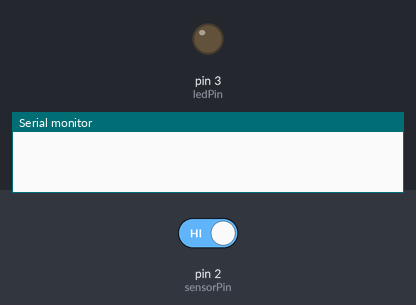
Recording of a sketch running on a simulated Arduino Uno, built with avr-gcc and run on an emulated ATmega328P. Parts: output pins drawn as LEDs (lit = HIGH), the last lines printed to the serial monitor. Dashed ring = blinking. The test bench sets the inputs (shaded band); at power-on: pin 2 (sensorPin) HIGH. The local clock reads 2024-03-15 10:24:30 at power-on unless the sketch sets it.

Above: at 1.4 s.
1.5 s: pin 2 (sensorPin) driven LOW
At 1.66 s:
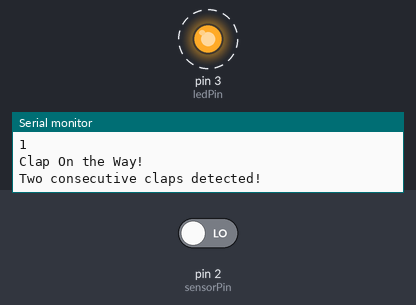
4.5 s: pin 2 (sensorPin) driven HIGH
At 4.5 s:
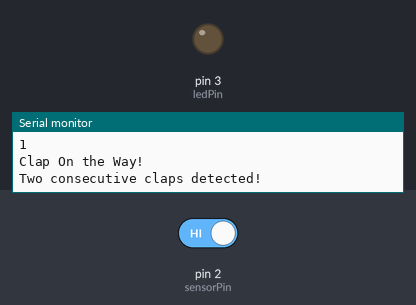
Timing chart, 0 to 7.5 s (numbered marks = the images above; inputs shaded):
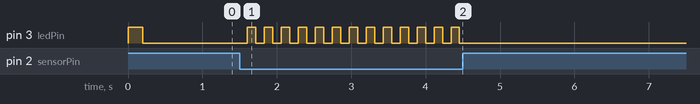

Measured:
- after the input at 1.5 s, pin 3 (ledPin): alternates HIGH for 0.11 s and LOW for 0.11 s, starting after 0.10 s
- after the input at 4.5 s, pin 3 (ledPin): stops changing and stays LOW

The sketch:

light_alarm.ino
```cpp
#include <Wire.h>
#include <RTClib.h>

RTC_DS1307 rtc;

// Pins
#define sensorPin 2
#define ledPin 3

// Snap light Variables
unsigned long lastClapTime = 0; // Time of the last clap detected
bool clapDetected = false; // Flag to indicate a clap has been detected
int ledStatus=0;

// Alarm Variables
bool alarmOn = false;
const int fadeDuration = 15; // Time in minutes for the LED fade-in
const float TWILIGHT_RATIO = 410.0 / 3.4; // sunrise lux / start-of-civil-twilight lux (~120)

// Set the alarm time
const int alarmHour = 6;
const int alarmMinute = 0;
const int alarmSecond = 0;

// Set the time for automatic shutoff
const int sleepHour = 24;
const int sleepMinute = 0;
const int sleepSecond = 0;

void setup() {

  pinMode(ledPin, OUTPUT);
  pinMode(sensorPin, INPUT);

  analogWrite(ledPin, 255);
  delay(200);
  analogWrite(ledPin, 0);

  // SETUP RTC MODULE
  if (! rtc.begin()) {
    Serial.println("Couldn't find RTC");
    Serial.flush();
    while (1);
  }

  // automatically sets the RTC to the date & time on PC this sketch was compiled
  rtc.adjust(DateTime(F(__DATE__), F(__TIME__)));

  Serial.begin(9600);
}

void loop() {
  int sensorValue = digitalRead(sensorPin);
  DateTime now = rtc.now();
  unsigned long currentTime = millis();

  // Serial.print(now.hour(), DEC);
  // Serial.print(":");
  // Serial.print(now.minute(), DEC);
  // Serial.print(":");
  // Serial.println(now.second(), DEC);

  // Check if it's time for the alarm
  if (now.hour() == alarmHour && now.minute() == alarmMinute && now.second() == alarmSecond) {
    alarmOn= true;
    fadeLight();
  }

  // Stop light if Sleeping
  if (now.hour() == sleepHour && now.minute() == sleepMinute && now.second() == sleepSecond) {
    stopLight();
  }

  // Snapping Function

  if (sensorValue == 0) {
    Serial.println(clapDetected);
    if (!clapDetected) {
      Serial.println("One clap detected!");
      lastClapTime = currentTime;
      clapDetected = true;
      delay(100);
    } else {
      Serial.println("Clap On the Way!");
      // Check if the time difference between the two claps is at least 200ms
      if ((currentTime - lastClapTime) <= 850) {
        Serial.println("Two consecutive claps detected!");
        // Perform actions here, like turning on an LED
        soundDetected();
        lastClapTime = currentTime; // Reset the last clap time
      }

      clapDetected = false; // Reset the clap detected flag if no clap is detected
    }
  }
}

void fadeLight() {
  stopLight(); // Ensure LED is off
  unsigned long startTime = millis();

  // Fade-in the LED over the specified duration
  while (millis() - startTime <= fadeDuration*60000) {
    Serial.println("Led is Fading");
    // Exponential "civil twilight" curve: real daylight rises ~120x
    // (about 3.4 lux -> 410 lux) between sun at -6 deg and sunrise, roughly
    // exponentially in time. LED light output is proportional to PWM duty, so:
    //   duty(t) = 255 * (1/120)^(1 - t/T)   -> starts at ~2/255, ends at 255
    float progress = (millis() - startTime) / (fadeDuration * 60000.0);
    int alarmBrightness = round(255.0 * pow(TWILIGHT_RATIO, progress - 1.0));
    analogWrite(ledPin, constrain(alarmBrightness, 1, 255));
    delay(100); // Adjust this value to control fade smoothness
  }

  // Ensure the LED is fully on
  activateLight();
  alarmOn = false;
}


void soundDetected() {
  if (ledStatus == 0 && !alarmOn) {
    activateLight();
  } else if (ledStatus == 1 && !alarmOn) {
    stopLight();
  }
}

void stopLight() {
  analogWrite(ledPin, 0); // Turn off the LED
  ledStatus = 0;
}

void activateLight() {
  analogWrite(ledPin, 255); // Turn off the LED
  ledStatus = 1;
}
```
